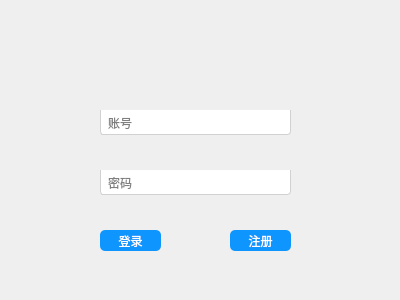
<?xml version="1.0" encoding="UTF-8"?>
<ui version="4.0">
 <class>LoginWindow</class>
 <widget class="QWidget" name="LoginWindow">
  <property name="geometry">
   <rect>
    <x>0</x>
    <y>0</y>
    <width>400</width>
    <height>300</height>
   </rect>
  </property>
  <property name="minimumSize">
   <size>
    <width>400</width>
    <height>300</height>
   </size>
  </property>
  <property name="maximumSize">
   <size>
    <width>400</width>
    <height>300</height>
   </size>
  </property>
  <property name="styleSheet">
   <string notr="true">QLineEdit
{
    background:white;
    padding-left:5px ;
    padding-top:1px ;
    border-bottom-left-radius:3px;
    border-bottom-right-radius:3px;
    border: 1px solid rgb(209 , 209 , 209);
    border-top:transparent;
}
QLineEdit#passwordEdit:hover
{
    padding-top:0px ;
    border: 1px solid rgb(21 , 131 , 221);
}</string>
  </property>
  <widget class="QLineEdit" name="userName">
   <property name="geometry">
    <rect>
     <x>100</x>
     <y>110</y>
     <width>191</width>
     <height>25</height>
    </rect>
   </property>
   <property name="text">
    <string/>
   </property>
   <property name="placeholderText">
    <string>账号</string>
   </property>
  </widget>
  <widget class="QLineEdit" name="passwd">
   <property name="geometry">
    <rect>
     <x>100</x>
     <y>170</y>
     <width>191</width>
     <height>25</height>
    </rect>
   </property>
   <property name="text">
    <string/>
   </property>
   <property name="echoMode">
    <enum>QLineEdit::Password</enum>
   </property>
   <property name="placeholderText">
    <string>密码</string>
   </property>
  </widget>
  <widget class="QPushButton" name="loginButton">
   <property name="geometry">
    <rect>
     <x>100</x>
     <y>230</y>
     <width>61</width>
     <height>21</height>
    </rect>
   </property>
   <property name="styleSheet">
    <string notr="true"> color:white;
 background-color:rgb(14 , 150 , 254);
 border-radius:5px;</string>
   </property>
   <property name="text">
    <string>登录</string>
   </property>
  </widget>
  <widget class="QPushButton" name="registerButton">
   <property name="geometry">
    <rect>
     <x>230</x>
     <y>230</y>
     <width>61</width>
     <height>21</height>
    </rect>
   </property>
   <property name="styleSheet">
    <string notr="true"> color:white;
 background-color:rgb(14 , 150 , 254);
 border-radius:5px;</string>
   </property>
   <property name="text">
    <string>注册</string>
   </property>
  </widget>
 </widget>
 <resources/>
 <connections/>
</ui>
